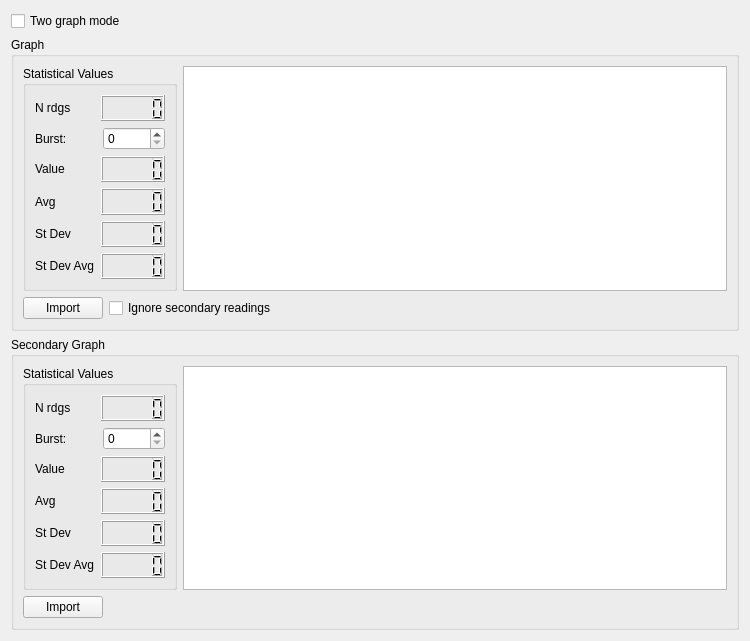
<?xml version="1.0" encoding="UTF-8"?>
<ui version="4.0">
 <class>Form</class>
 <widget class="QWidget" name="Form">
  <property name="geometry">
   <rect>
    <x>0</x>
    <y>0</y>
    <width>750</width>
    <height>641</height>
   </rect>
  </property>
  <property name="windowTitle">
   <string>Form</string>
  </property>
  <layout class="QVBoxLayout" name="verticalLayout_3">
   <item>
    <widget class="QCheckBox" name="twograph_checkbox">
     <property name="text">
      <string>Two graph mode</string>
     </property>
    </widget>
   </item>
   <item>
    <widget class="QGroupBox" name="prim_groupbox">
     <property name="title">
      <string>Graph</string>
     </property>
     <layout class="QVBoxLayout" name="verticalLayout">
      <item>
       <layout class="QHBoxLayout" name="horizontalLayout_4">
        <item>
         <widget class="QGroupBox" name="prim_meas_groupbox">
          <property name="title">
           <string>Statistical Values</string>
          </property>
          <layout class="QVBoxLayout" name="verticalLayout_4">
           <item>
            <layout class="QHBoxLayout" name="horizontalLayout_3">
             <item>
              <widget class="QLabel" name="label_4">
               <property name="text">
                <string>N rdgs</string>
               </property>
              </widget>
             </item>
             <item>
              <widget class="QLCDNumber" name="prim_nrdgs_lcdnumber"/>
             </item>
            </layout>
           </item>
           <item>
            <layout class="QHBoxLayout" name="horizontalLayout_21">
             <item>
              <widget class="QLabel" name="label">
               <property name="text">
                <string>Burst:</string>
               </property>
              </widget>
             </item>
             <item>
              <widget class="QSpinBox" name="prim_burst_spinbox"/>
             </item>
            </layout>
           </item>
           <item>
            <layout class="QHBoxLayout" name="horizontalLayout_12">
             <item>
              <widget class="QLabel" name="label_9">
               <property name="text">
                <string>Value</string>
               </property>
              </widget>
             </item>
             <item>
              <widget class="QLCDNumber" name="prim_value_lcdnumber"/>
             </item>
            </layout>
           </item>
           <item>
            <layout class="QHBoxLayout" name="horizontalLayout_8">
             <item>
              <widget class="QLabel" name="label_5">
               <property name="text">
                <string>Avg</string>
               </property>
              </widget>
             </item>
             <item>
              <widget class="QLCDNumber" name="prim_avg_lcdnumber"/>
             </item>
            </layout>
           </item>
           <item>
            <layout class="QHBoxLayout" name="horizontalLayout_9">
             <item>
              <widget class="QLabel" name="label_6">
               <property name="minimumSize">
                <size>
                 <width>60</width>
                 <height>0</height>
                </size>
               </property>
               <property name="text">
                <string>St Dev</string>
               </property>
              </widget>
             </item>
             <item>
              <widget class="QLCDNumber" name="prim_stdev_lcdnumber"/>
             </item>
            </layout>
           </item>
           <item>
            <layout class="QHBoxLayout" name="horizontalLayout_10">
             <item>
              <widget class="QLabel" name="label_8">
               <property name="sizePolicy">
                <sizepolicy hsizetype="Fixed" vsizetype="Preferred">
                 <horstretch>0</horstretch>
                 <verstretch>0</verstretch>
                </sizepolicy>
               </property>
               <property name="minimumSize">
                <size>
                 <width>60</width>
                 <height>0</height>
                </size>
               </property>
               <property name="text">
                <string>St Dev Avg</string>
               </property>
              </widget>
             </item>
             <item>
              <widget class="QLCDNumber" name="prim_stdevavg_lcdnumber"/>
             </item>
            </layout>
           </item>
          </layout>
         </widget>
        </item>
        <item>
         <widget class="PlotWidget" name="prim_plotwidget"/>
        </item>
       </layout>
      </item>
      <item>
       <layout class="QHBoxLayout" name="horizontalLayout">
        <item>
         <widget class="QPushButton" name="prim_import_pushbutton">
          <property name="text">
           <string>Import</string>
          </property>
         </widget>
        </item>
        <item>
         <widget class="QCheckBox" name="prim_ignoresec_checkbox">
          <property name="text">
           <string>Ignore secondary readings</string>
          </property>
         </widget>
        </item>
        <item>
         <spacer name="horizontalSpacer">
          <property name="orientation">
           <enum>Qt::Horizontal</enum>
          </property>
          <property name="sizeHint" stdset="0">
           <size>
            <width>40</width>
            <height>20</height>
           </size>
          </property>
         </spacer>
        </item>
       </layout>
      </item>
     </layout>
    </widget>
   </item>
   <item>
    <widget class="QGroupBox" name="sec_groupbox">
     <property name="title">
      <string>Secondary Graph</string>
     </property>
     <layout class="QVBoxLayout" name="verticalLayout_6">
      <item>
       <layout class="QHBoxLayout" name="horizontalLayout_7">
        <item>
         <widget class="QGroupBox" name="sec_meas_groupbox">
          <property name="title">
           <string>Statistical Values</string>
          </property>
          <layout class="QVBoxLayout" name="verticalLayout_5">
           <item>
            <layout class="QHBoxLayout" name="horizontalLayout_16">
             <item>
              <widget class="QLabel" name="label_14">
               <property name="text">
                <string>N rdgs</string>
               </property>
              </widget>
             </item>
             <item>
              <widget class="QLCDNumber" name="sec_nrdgs_lcdnumber"/>
             </item>
            </layout>
           </item>
           <item>
            <layout class="QHBoxLayout" name="horizontalLayout_23">
             <item>
              <widget class="QLabel" name="label_2">
               <property name="text">
                <string>Burst:</string>
               </property>
              </widget>
             </item>
             <item>
              <widget class="QSpinBox" name="sec_burst_spinbox"/>
             </item>
            </layout>
           </item>
           <item>
            <layout class="QHBoxLayout" name="horizontalLayout_17">
             <item>
              <widget class="QLabel" name="label_15">
               <property name="text">
                <string>Value</string>
               </property>
              </widget>
             </item>
             <item>
              <widget class="QLCDNumber" name="sec_value_lcdnumber"/>
             </item>
            </layout>
           </item>
           <item>
            <layout class="QHBoxLayout" name="horizontalLayout_18">
             <item>
              <widget class="QLabel" name="label_16">
               <property name="text">
                <string>Avg</string>
               </property>
              </widget>
             </item>
             <item>
              <widget class="QLCDNumber" name="sec_avg_lcdnumber"/>
             </item>
            </layout>
           </item>
           <item>
            <layout class="QHBoxLayout" name="horizontalLayout_19">
             <item>
              <widget class="QLabel" name="label_17">
               <property name="minimumSize">
                <size>
                 <width>60</width>
                 <height>0</height>
                </size>
               </property>
               <property name="text">
                <string>St Dev</string>
               </property>
              </widget>
             </item>
             <item>
              <widget class="QLCDNumber" name="sec_stdev_lcdnumber"/>
             </item>
            </layout>
           </item>
           <item>
            <layout class="QHBoxLayout" name="horizontalLayout_20">
             <item>
              <widget class="QLabel" name="label_18">
               <property name="sizePolicy">
                <sizepolicy hsizetype="Fixed" vsizetype="Preferred">
                 <horstretch>0</horstretch>
                 <verstretch>0</verstretch>
                </sizepolicy>
               </property>
               <property name="minimumSize">
                <size>
                 <width>60</width>
                 <height>0</height>
                </size>
               </property>
               <property name="text">
                <string>St Dev Avg</string>
               </property>
              </widget>
             </item>
             <item>
              <widget class="QLCDNumber" name="sec_stdevavg_lcdnumber"/>
             </item>
            </layout>
           </item>
          </layout>
         </widget>
        </item>
        <item>
         <widget class="PlotWidget" name="sec_plotwidget"/>
        </item>
       </layout>
      </item>
      <item>
       <layout class="QHBoxLayout" name="horizontalLayout_2">
        <item>
         <widget class="QPushButton" name="sec_import_pushbutton">
          <property name="text">
           <string>Import</string>
          </property>
         </widget>
        </item>
        <item>
         <spacer name="horizontalSpacer_2">
          <property name="orientation">
           <enum>Qt::Horizontal</enum>
          </property>
          <property name="sizeHint" stdset="0">
           <size>
            <width>40</width>
            <height>20</height>
           </size>
          </property>
         </spacer>
        </item>
       </layout>
      </item>
     </layout>
    </widget>
   </item>
  </layout>
 </widget>
 <customwidgets>
  <customwidget>
   <class>PlotWidget</class>
   <extends>QGraphicsView</extends>
   <header>pyqtgraph</header>
  </customwidget>
 </customwidgets>
 <resources/>
 <connections/>
</ui>
